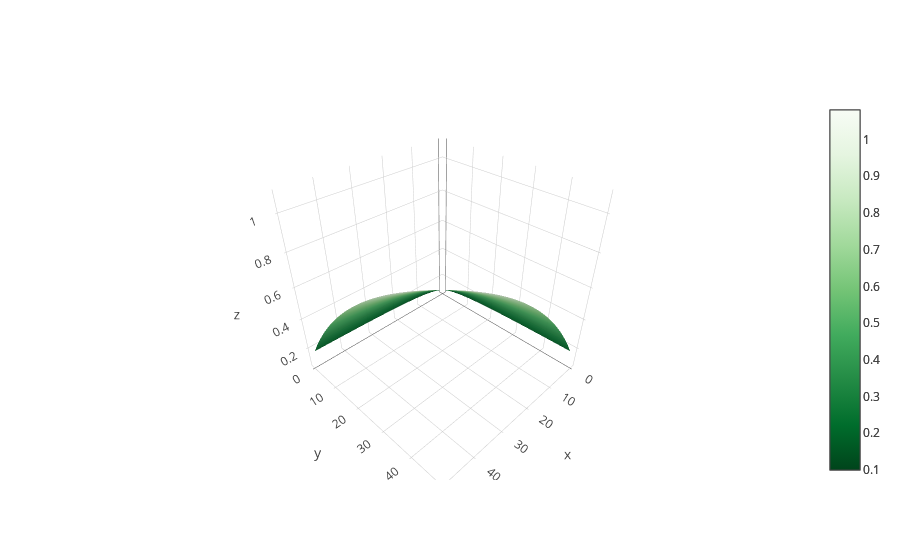

Notebook cell for this chart:
### Code cell
from plotly import __version__
from plotly.offline import download_plotlyjs, init_notebook_mode, plot, iplot
import plotly.graph_objs as go

init_notebook_mode(connected=True)



z1 = pd.pivot_table(df2, columns = 'P', index = 'R', values = 'mean')
# z2 = pd.pivot_table(df2, columns = 'P', index = 'R', values = 'geometric')
z3 = pd.pivot_table(df2, columns = 'P', index = 'R', values = 'harmonic')
data = [
    go.Surface(z=z1, colorscale='Blues',showscale=True),
#     go.Surface(z=z2, colorscale= 'Greys', showscale=False, opacity=0.95),
    go.Surface(z=z3, colorscale= 'Greens',showscale=True, opacity=0.95)

]

iplot(data,filename='python-docs/multiple-surfaces')

### Figure 1 — Plotly figure (JSON) as saved in the notebook; plotly's stock layout.template omitted (floating-point values rounded to 4 significant figures; data arrays with more than 128 entries replaced by an {"elided": "..."} marker saying what was removed)
{"data": [{"colorscale": "Blues", "showscale": true, "type": "surface", "uid": "989904a5-3a7a-476f-8ff2-54931ac6c62c", "z": {"elided": "50x50 float values"}}, {"colorscale": "Greens", "opacity": 0.95, "showscale": true, "type": "surface", "uid": "c6fa6d90-5f4d-44fe-936b-876365673f1f", "z": {"elided": "50x50 float values"}}], "layout": {}}
